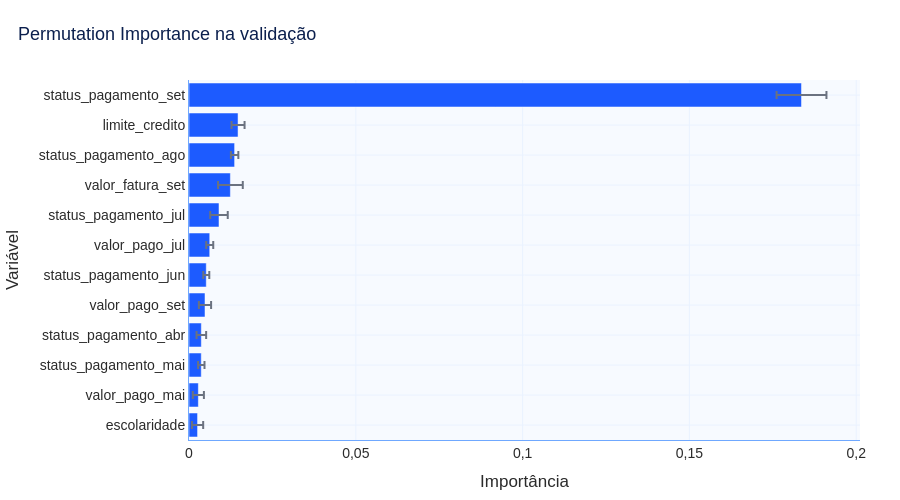

Notebook source saved alongside this figure:
### Code cell
fig = grafico_importancia_variaveis(
    importancias_permutacao,
    coluna_valor="importancia_media",
    titulo="Permutation Importance na validação",
    coluna_desvio="desvio",
)
fig.show()

### Figure 1 — Plotly figure (JSON) as saved in the notebook; plotly's stock layout.template omitted (floating-point values rounded to 4 significant figures)
{"data": [{"error_x": {"array": [0.001682, 0.001661, 0.0009657, 0.001439, 0.001828, 0.0009035, 0.001053, 0.002625, 0.003714, 0.001114, 0.001954, 0.007473], "color": "#6B7280"}, "hovertemplate": "%{y}: %{x:.4f}<extra></extra>", "legendgroup": "", "marker": {"color": "#1D5BFF", "pattern": {"shape": ""}}, "name": "", "orientation": "h", "showlegend": false, "textposition": "auto", "type": "bar", "x": [0.002569, 0.002806, 0.003682, 0.003702, 0.004796, 0.005179, 0.006217, 0.008988, 0.01241, 0.01368, 0.0147, 0.1836], "xaxis": "x", "y": ["escolaridade", "valor_pago_mai", "status_pagamento_mai", "status_pagamento_abr", "valor_pago_set", "status_pagamento_jun", "valor_pago_jul", "status_pagamento_jul", "valor_fatura_set", "status_pagamento_ago", "limite_credito", "status_pagamento_set"], "yaxis": "y"}], "layout": {"barmode": "relative", "colorway": ["#1D5BFF", "#00C86F", "#A259FF", "#6FA8FF", "#123C8C"], "font": {"color": "#2B2B2B", "family": "Arial, sans-serif", "size": 14}, "height": 500, "hoverlabel": {"font": {"size": 13}}, "legend": {"orientation": "h", "title": {"text": ""}, "tracegroupgap": 0, "x": 0, "y": 1.02, "yanchor": "bottom"}, "margin": {"b": 60, "l": 70, "r": 40, "t": 80}, "paper_bgcolor": "#FFFFFF", "plot_bgcolor": "#F7FAFF", "separators": ",.", "showlegend": false, "title": {"font": {"color": "#0B1F4D", "size": 18}, "text": "Permutation Importance na validação", "x": 0.02}, "xaxis": {"anchor": "y", "domain": [0.0, 1.0], "gridcolor": "#EAF2FF", "linecolor": "#6FA8FF", "showgrid": true, "tickfont": {"color": "#2B2B2B"}, "title": {"font": {"color": "#2B2B2B"}, "text": "Importância"}, "zeroline": false}, "yaxis": {"anchor": "x", "domain": [0.0, 1.0], "gridcolor": "#EAF2FF", "linecolor": "#6FA8FF", "showgrid": true, "tickfont": {"color": "#2B2B2B"}, "title": {"font": {"color": "#2B2B2B"}, "text": "Variável"}, "zeroline": false}}}
